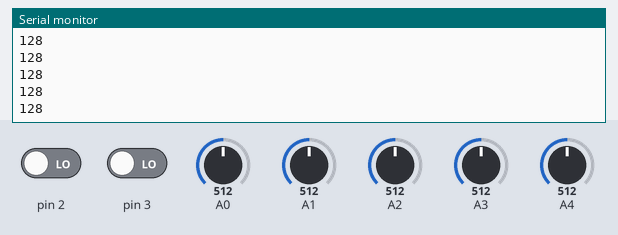
The sketch below on a simulated Arduino Uno, built with avr-gcc and run on an emulated ATmega328P. On the bench: the last lines printed to the serial monitor. Inputs (shaded band) come from the test bench; at power-on: A4 = 512, pin 2 LOW, pin 3 LOW, A0 = 512, A1 = 512, A2 = 512, A3 = 512. No radio packets arrive unless stated.

Above: at 1.2 s.
1.3 s: A4 set to 716
At 2.3 s:
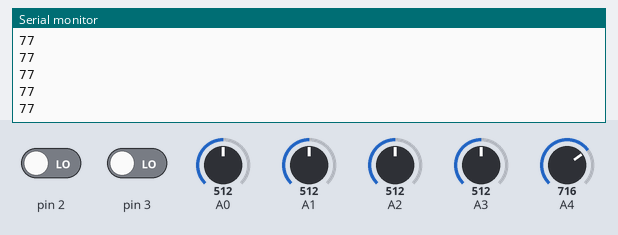
2.8 s: A4 set to 992
At 3.9 s:
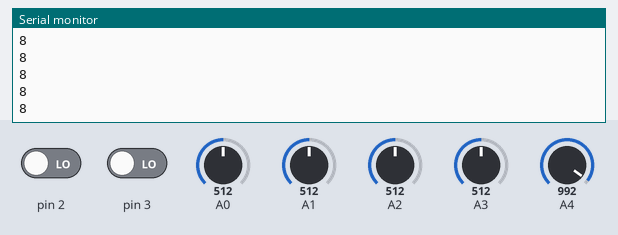
Timing chart, 0 to 5.8 s (numbered marks = the images above; inputs shaded):
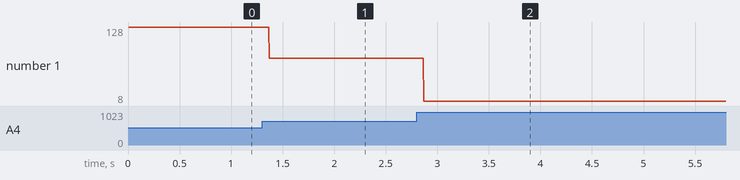

The sketch:

FINAL_TRANSMITTER_V2.0.ino
```cpp
#include <SPI.h>
#include <nRF24L01.h>
#include <RF24.h>

const uint64_t my_radio_pipe = 0xE8E8F0F0E1LL;

RF24 radio(9, 10);


struct Data_to_be_sent {
  byte ch1;
  byte ch2;
  byte ch3;
  byte ch4;
  byte ch5;
  byte ch6;
  byte ch7;
  };


Data_to_be_sent sent_data;


void setup()
{
  Serial.begin(9600);

  radio.begin();
  radio.setAutoAck(false);
  radio.setDataRate(RF24_250KBPS);
  radio.openWritingPipe(my_radio_pipe);


  sent_data.ch1 = 0;
  sent_data.ch2 = 0;
  sent_data.ch3 = 127;
  sent_data.ch4 = 127;
  sent_data.ch5 = 0;
  sent_data.ch6 = 0;
  sent_data.ch7 = 0;

}

/**************************************************/


void loop()
{


  sent_data.ch1 = map( analogRead(A1), 0, 1024, 0, 255);
  sent_data.ch2 = map( analogRead(A0), 0, 1024, 0, 255);
  sent_data.ch3 = map( analogRead(A2), 0, 1024, 0, 255);
  sent_data.ch4 = map( analogRead(A3), 0, 1024, 0, 255);
  sent_data.ch5 = digitalRead(2);
  sent_data.ch6 = digitalRead(3);
  sent_data.ch7 = map( analogRead(A4), 0, 1024, 255, 0);

  radio.write(&sent_data, sizeof(Data_to_be_sent));


  Serial.println(sent_data.ch7);
}
```

Measured:
- after the input at 1.3 s, the serial monitor: prints a new line after 0.07 s (image 1)
- after the input at 2.8 s, the serial monitor: prints a new line after 0.07 s (image 2)
- plotted number 1: 128 → 77 after the input at 1.3 s, 77 → 8 after the input at 2.8 s
